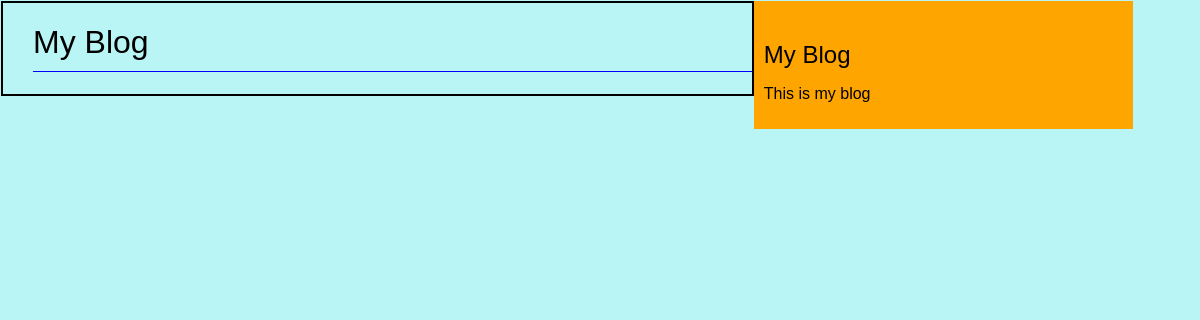
Page /blog/ on the earlier database version.
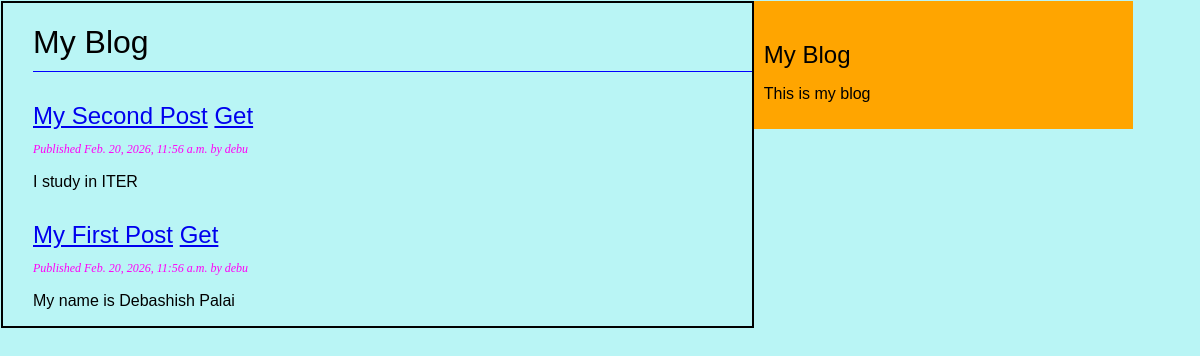
Same page on the later database version.
### blog/models.py (models this page shows, shortened)
class Post(models.Model):
    class Status(models.TextChoices):
        DRAFT = 'DF', 'Draft'
        PUBLISHED = 'PB', 'Published'
    title = models.CharField(max_length=250)
    slug = models.SlugField(max_length=250, unique_for_date='publish') #slug is a short label for something, containing only letters, numbers, underscores or hyphens. unique_for_date means that the slug must be unique for the given date.
    author = models.ForeignKey(
        settings.AUTH_USER_MODEL,
        on_delete=models.CASCADE,
        related_name='blog_posts'
    )
    objects = models.Manager() # The default manager.
    published = PublishedManager() # Our custom manager.
    body = models.TextField()
    status = models.CharField(
        max_length=2,
        choices=Status.choices,
        default=Status.DRAFT)
    publish=models.DateTimeField(default=timezone.now)
    created=models.DateTimeField(auto_now_add=True)#store the date and time when the post is first created
    updated=models.DateTimeField(auto_now=True) #store the date and time when the post is last updated
    class Meta:
        ordering = ('-publish',) #order the posts by publish date in descending order
        indexes = [models.Index(fields=['-publish'])] #create an index on the publish field in descending order
    def get_absolute_url(self):
        return reverse(
            'blog:post_slug_date_detail',
            args=[self.publish.year,
                  self.publish.month,
                  self.publish.day,
                  self.slug]
            )

### blog/views.py (the view)
# urls.py: path('', views.post_list, name='post_list'),
def post_list(request):
    posts = Post.objects.all()
    return render(
        request, 'blog/post/list.html', {'posts': posts}
        )

### blog/templates/blog/post/list.html (shortened to what this page needs)
<!DOCTYPE html>
{% extends 'blog/base.html' %}
{% block content %}
    <h1>My Blog</h1>
    {% for post in posts %}
    <h2>
        <a href="{% url 'blog:post_detail' post.id %}">{{ post.title }}</a>
        <a href="{{ post.get_absolute_url }}">Get</a>
    </h2>
    <p class="date">
        Published  {{ post.publish }} by {{ post.author }}
    </p>
    {{post.body|truncatewords:30|linebreaks}}
    {% endfor %}
{% endblock %}

Differences in the rows shown:
added Post: title "My Second Post", publish "Feb. 20, 2026, 11:56 a.m.", author "debu", body "I study in ITER"
added Post: title "My First Post", publish "Feb. 20, 2026, 11:56 a.m.", author "debu", body "My name is Debashish Palai"
